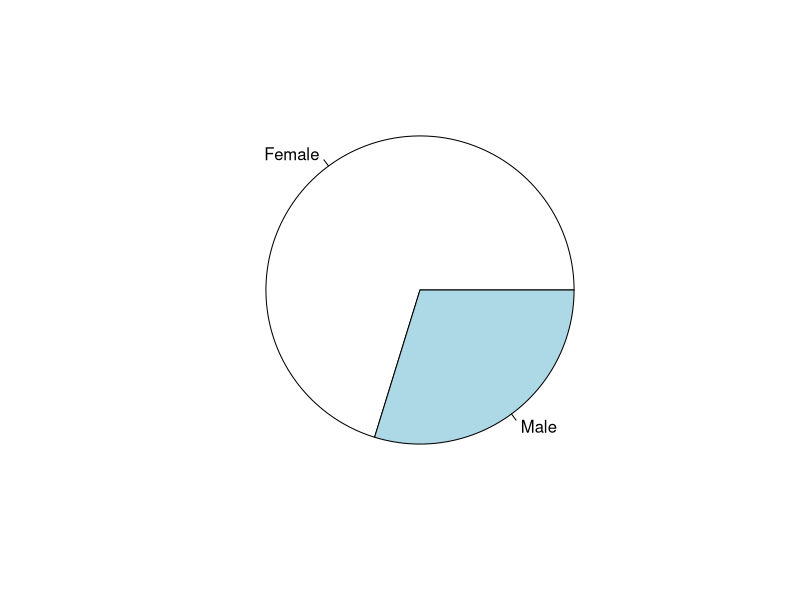
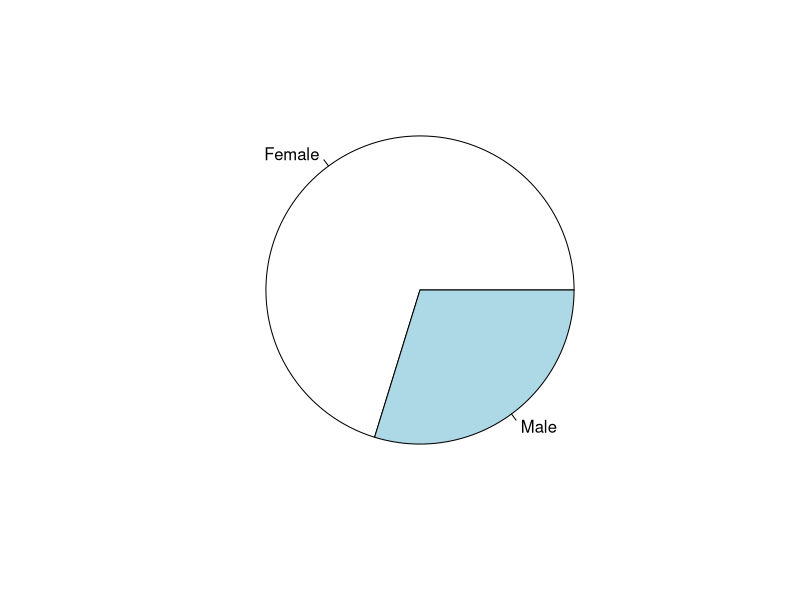
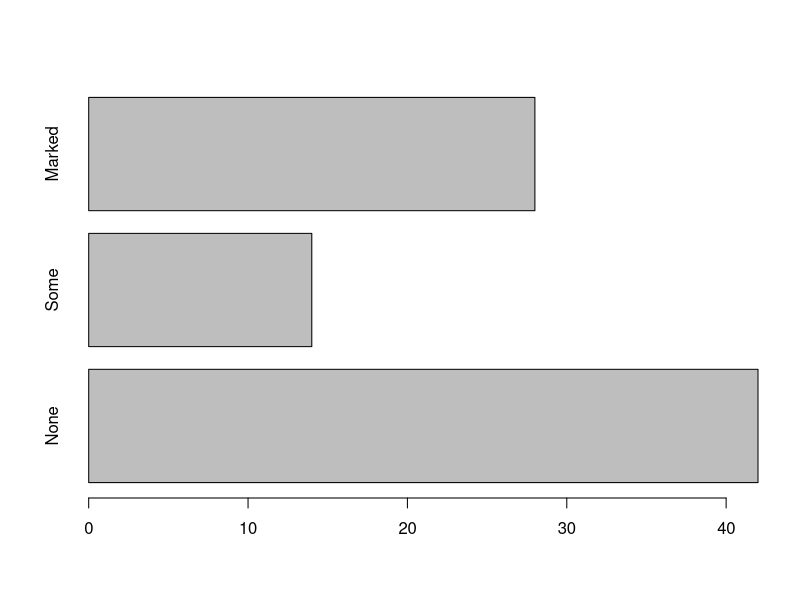

Generate these figures, in order, with R:
install.packages("vcd")

require("vcd")

data("Arthritis")
head(Arthritis)

sexo <-table(Arthritis$Sex)
pie(sexo)

pie(table(Arthritis$Sex))


count <- table(Arthritis$Improved)

barplot(count, horiz = "TRUE")